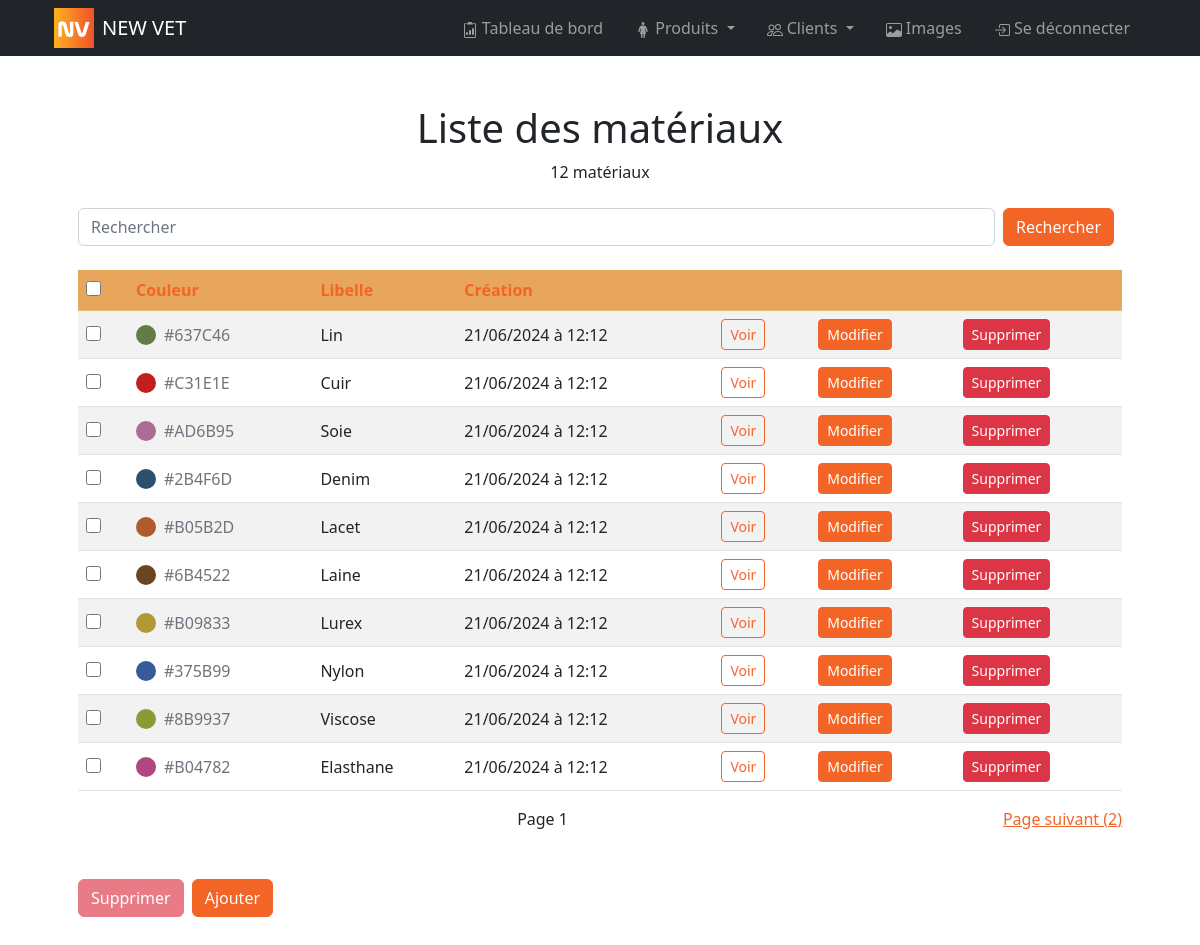
The page /bo/pages/materials/index.php (signed in) on the database its author committed.
### tables this page shows
CREATE TABLE material(
        slug VARCHAR (50) NOT NULL UNIQUE,
        libelle VARCHAR (50) NOT NULL,
        color VARCHAR (7) NOT NULL UNIQUE DEFAULT '#000000',
        is_deleted BOOLEAN NOT NULL DEFAULT 0,
        created_at DATETIME NOT NULL DEFAULT NOW(),
        CONSTRAINT material_PK PRIMARY KEY (slug)
);

### controllers/material.php (called while the page is built, shortened)
<?php
function getMaterials($search = null, $sort =  array(array('order' => 'ASC', 'order_by' => 'libelle')), $offset = null, $per_page = 10)
{
    $sql = "SELECT * FROM material";
    $sql .= " WHERE 1 = 1";
    $sql .= " AND is_deleted = 0";
    if ($sort) {
        $sql .= " ORDER BY ";
        foreach ($sort as $key => $value) {
            $sql .= "COALESCE(" . $value['order_by'] . ", 9999999) " . strtoupper($value['order']);
        }
    }
    if ($per_page) $sql .= " LIMIT :per_page";
    $params = array();
    if ($per_page) $params[":per_page"] = $per_page;
    $result = Database::queryAll($sql, $params);
    return $result['data'];
}
function getMaterialsCount($search = null)
{
    $sql = "SELECT COUNT(DISTINCT material.slug) as count FROM material";
    $sql .= " WHERE 1 = 1";
    $sql .= " AND is_deleted = 0";
    $params = array();
    $result = Database::queryOne($sql, $params);
    return $result['data']['count'];
}

### utils/database.php (called while the page is built, shortened)
<?php
class Database
{
    private static $dbHost = DB_HOST;
    private static $dbName = DB_NAME;
    private static $dbUser = DB_USER;
    private static $dbPass = DB_PASSWORD;
    private static $forcedStringParams = array(':email', ':password', ':token', ':code', ':name', ':libelle');
    private static $forcedIntParams = array(':per_page', ':offset', ':customer_id', ':admin_id');
    private static $forcedBoolParams = array(':is_deleted');
    private static $connection = null;
    private static function connect()
    {
        if (self::$connection === null) {
            try {
                self::$connection = new PDO("mysql:host=" . self::$dbHost . ";dbname=" . self::$dbName, self::$dbUser, self::$dbPass);
                self::$connection->setAttribute(PDO::ATTR_ERRMODE, PDO::ERRMODE_EXCEPTION);
            } catch (PDOException $e) {
                if (defined('APP_DEBUG') && APP_DEBUG) die("Erreur lors de la connexion à la base de données: " . $e->getMessage());
            }
        }
    }
    public static function queryAll(string $query, array $params = array())
    {
        $data = array();
        $success = true;
        $error = null;
        try {
            $statement = self::$connection->prepare($query);
            foreach ($params as $key => $value) {
                if (is_int($value) || in_array($key, self::$forcedIntParams)) {
                    $statement->bindValue($key, $value, PDO::PARAM_INT);
                } elseif (is_bool($value) || in_array($key, self::$forcedBoolParams)) {
                    $statement->bindValue($key, $value, PDO::PARAM_BOOL);
                } elseif (is_string($value) || in_array($key, self::$forcedStringParams)) {
                    $statement->bindValue($key, htmlspecialchars($value), PDO::PARAM_STR);
                } elseif (is_null($value)) {
                    $statement->bindValue($key, $value, PDO::PARAM_NULL);
                } else {
                    $statement->bindValue($key, $value);
                }
            }
            $statement->execute();
            $data = $statement->fetchAll(PDO::FETCH_ASSOC);
        } catch (PDOException $e) {
            $success = false;
            $error = $e->getMessage();
            self::handleError($query, $params, $error);
        }
        return array(
            'success' => $success,
            'data' => $data,
            'error' => $error
        );
    }
    public static function queryOne(string $query, array $params = array())
    {
        $data = array();
        $success = true;
        $error = null;
        try {
            $statement = self::$connection->prepare($query);
            $statement->execute();
            $data = $statement->fetch(PDO::FETCH_ASSOC);
        } catch (PDOException $e) {
            $success = false;
            $error = $e->getMessage();
            self::handleError($query, $params, $error);
        }
        return array(
            'success' => $success,
            'data' => $data,
            'error' => $error
        );
    }
}

### helpers/fr_datetime.php (called while the page is built)
<?php
function fr_datetime($inputDate) {
    $dateTime = new DateTime($inputDate);
    $formattedDate = $dateTime->format('d/m/Y à H:i');
    return $formattedDate;
}

### bo/pages/materials/index.php (the view, shortened to what this page needs)
<?php
include_once APP_PATH . "controllers/material.php";
include_once APP_PATH . "helpers/fr_datetime.php";
$search = isset($_GET['search']) ? $_GET['search'] : null;
$order_by = isset($_GET['order_by']) ? $_GET['order_by'] : 'created_at';
$order = isset($_GET['order']) && $_GET['order'] == 'desc' ? 'DESC' : 'ASC';
$page = isset($_GET['page']) ? $_GET['page'] : 1;
$new_order = $order == 'DESC' ? 'asc' : 'desc';
$sort = array(array('order' => $order, 'order_by' => $order_by));
$materials_count = getMaterialsCount($search);
$per_page = 10;
$offset = ($page - 1) * $per_page;
$maxPage = ceil($materials_count / $per_page);
$materials = getMaterials($search, $sort, $offset, $per_page);
?>
<!DOCTYPE html>
<html lang="fr">
<head>
    <link href="<?= APP_URL ?>bo/style/bootstrap.css" rel="stylesheet">
    <link href="<?= APP_URL ?>bo/style/main.css" rel="stylesheet">
</head>
<body>
    <?php include_once APP_PATH . "bo/partials/header.php"; ?>
    <div class="container p-4 p-lg-5">
        <h1 class="text-center">Liste des matériaux</h1>
        <p class="text-center"><?= $materials_count ?> <?php if ($materials_count == 1) : ?>matérial<?php endif; ?> matériaux</p>
        <form class="d-flex justify-content-between my-4" method="GET">
            <input class="form-control mr-sm-2" id="search" type="search" placeholder="Rechercher" aria-label="Search" name="search" value="<?= $search ?>">
            <button class="btn btn-primary mx-2 my-sm-0" type="submit">Rechercher</button>
        </form>
        <table class="table table-striped">
            <thead>
                <tr class="table-primary">
                    <th scope='col' colspan='1'><input type="checkbox" onclick="toggleAll()"></th>
                    <th scope='col'><a class="text-decoration-none" href="?search=<?= $search ?>&page=<?= $page ?>&order_by=color&order=<?= $new_order ?>">Couleur</a></th>
                    <th scope='col'><a class="text-decoration-none" href="?search=<?= $search ?>&page=<?= $page ?>&order_by=libelle&order=<?= $new_order ?>">Libelle</a></th>
                    <th scope='col'><a class="text-decoration-none" href="?search=<?= $search ?>&page=<?= $page ?>&order_by=created_at&order=<?= $new_order ?>">Création</a></th>
                    <th scope='col' colspan='3'>&nbsp;</th>
                </tr>
            </thead>
            <tbody>
                <?php
                foreach ($materials as $material) {
                ?>
                    <tr class="align-middle">
                        <td><input id="slug" type="checkbox" name="selected_materials[]" value="<?= $material['slug'] ?>"></td>
                        <td>
                            <div class="d-flex align-items-center gap-2">
                                <span style="background-color: <?= $material['color'] ?>; width: 20px; height: 20px; display: inline-block; border-radius: 50%; color; #fff"></span>
                                <span class="text-muted"><?= strtoupper($material['color']) ?></span>
                            </div>
                        </td>
                        <td><?= $material['libelle'] ?></td>
                        <td><?= fr_datetime($material['created_at']) ?></td>
                        <td><a href="<?= FRONT_URL ?>produits?materials=<?= $material['slug'] ?>" class="btn btn-outline-primary btn-sm" target="_blank">Voir</a></td>
                        <td><a href="<?= APP_URL ?>bo/pages/materials/modify_material.php?slug=<?= $material['slug'] ?>" class="btn btn-primary btn-sm">Modifier</a></td>
                        <td><a href="<?= APP_URL ?>/bo/pages/materials/delete_material.php?slug=<?= $material['slug'] ?>" class="btn btn-danger btn-sm">Supprimer</a></td>
                    </tr>
                <?php
                }
                ?>
            </tbody>
        </table>
        <div class="d-flex justify-content-between my-2">
            <?php if ($page > 1) : ?>
                <a href="?search=<?= $search ?>&page=<?= $page - 1 ?>&order_by=<?= $order_by ?>&order=<?= $order ?>">Page précédent (<?= $page - 1 ?>)</a>
            <?php else : ?>
                <span>&nbsp;</span>
            <?php endif; ?>
            <span>Page <?= $page ?></span>
            <?php if ($page < $maxPage) : ?>
                <a href="?search=<?= $search ?>&page=<?= $page + 1 ?>&order_by=<?= $order_by ?>&order=<?= $order ?>">Page suivant (<?= $page + 1 ?>)</a>
            <?php else : ?>
                <span>&nbsp;</span>
            <?php endif; ?>
        </div>
        <div class="d-flex justify-content-start gap-2 my-5">
            <button id="delete-material" class="btn btn-danger" disabled onclick="deleteSelectedMaterial()">Supprimer</button>
            <a href="<?= APP_URL ?>bo/pages/materials/create_material.php" class="btn btn-primary">Ajouter</a>
        </div>
    </div>
</body>
</html>

### bo/style/main.css (style rules this page uses)
:root { --primary: #F1452B; --secondary: #FEBD21; }
input[type="checkbox"] { accent-color: var(--primary); width: 15px; height: 15px; }

### rows shown on the page
material: color "#637C46", libelle "Lin", created_at "21/06/2024 à 12:12"
material: color "#C31E1E", libelle "Cuir", created_at "21/06/2024 à 12:12"
material: color "#AD6B95", libelle "Soie", created_at "21/06/2024 à 12:12"
material: color "#2B4F6D", libelle "Denim", created_at "21/06/2024 à 12:12"
material: color "#B05B2D", libelle "Lacet", created_at "21/06/2024 à 12:12"
material: color "#6B4522", libelle "Laine", created_at "21/06/2024 à 12:12"
material: color "#B09833", libelle "Lurex", created_at "21/06/2024 à 12:12"
material: color "#375B99", libelle "Nylon", created_at "21/06/2024 à 12:12"
material: color "#8B9937", libelle "Viscose", created_at "21/06/2024 à 12:12"
material: color "#B04782", libelle "Elasthane", created_at "21/06/2024 à 12:12"

### other values the page prints
APP_NAME "NEW VET"
$materials_count "12"
$page "1"
$page + 1 "2"
